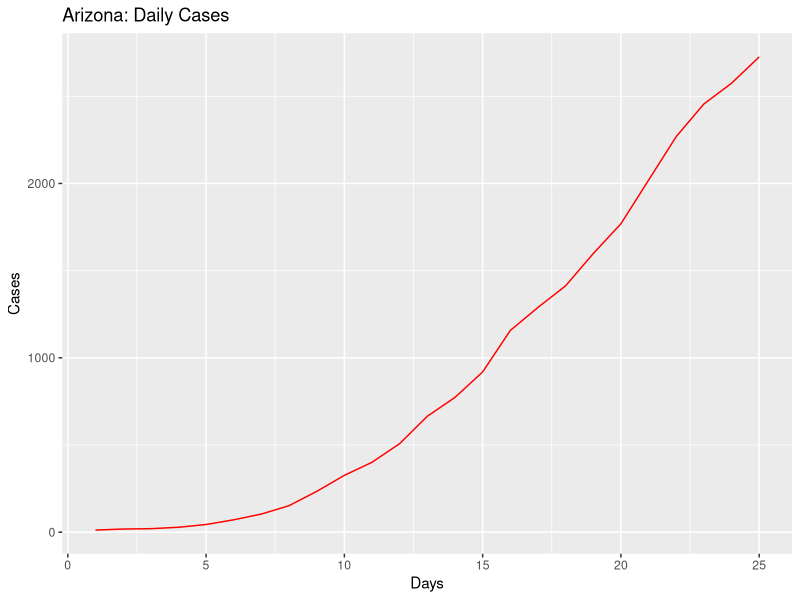
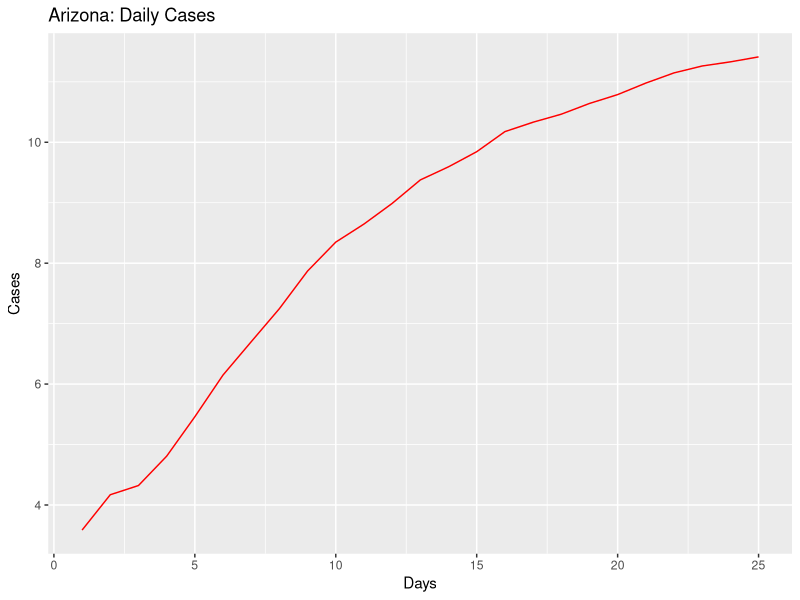
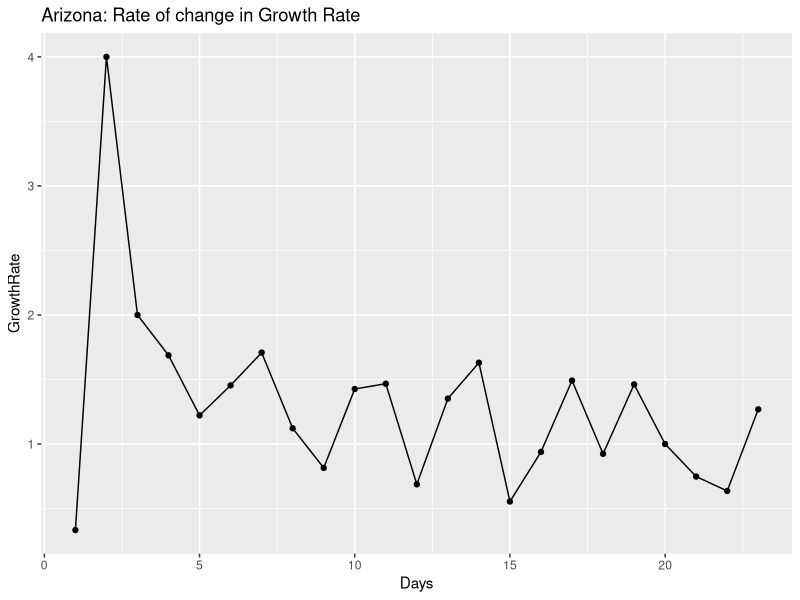
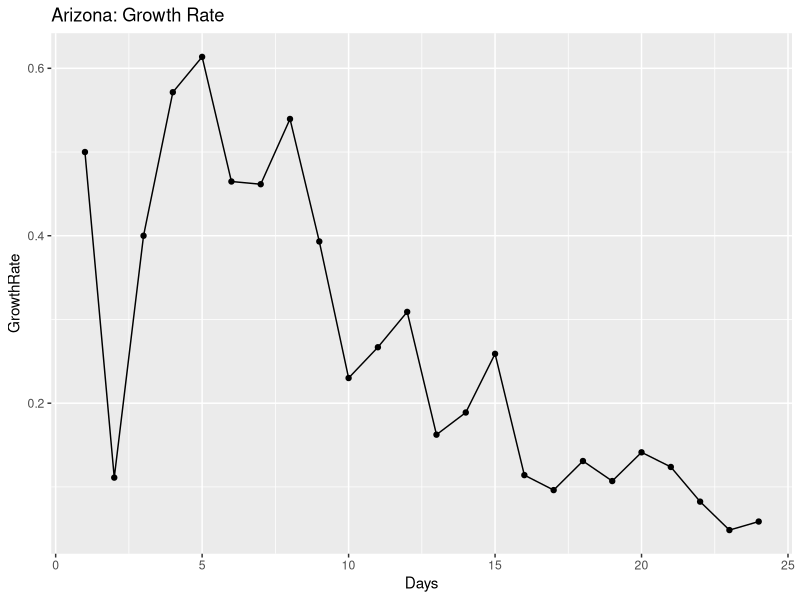
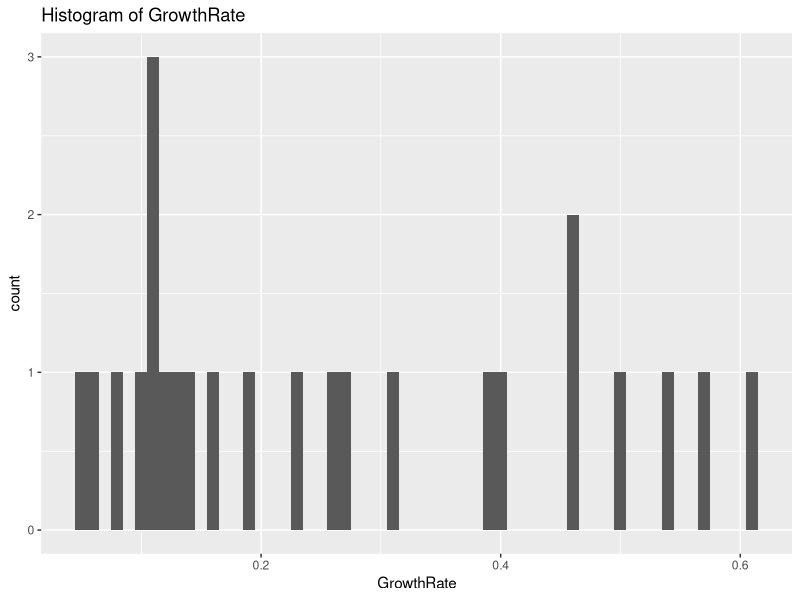
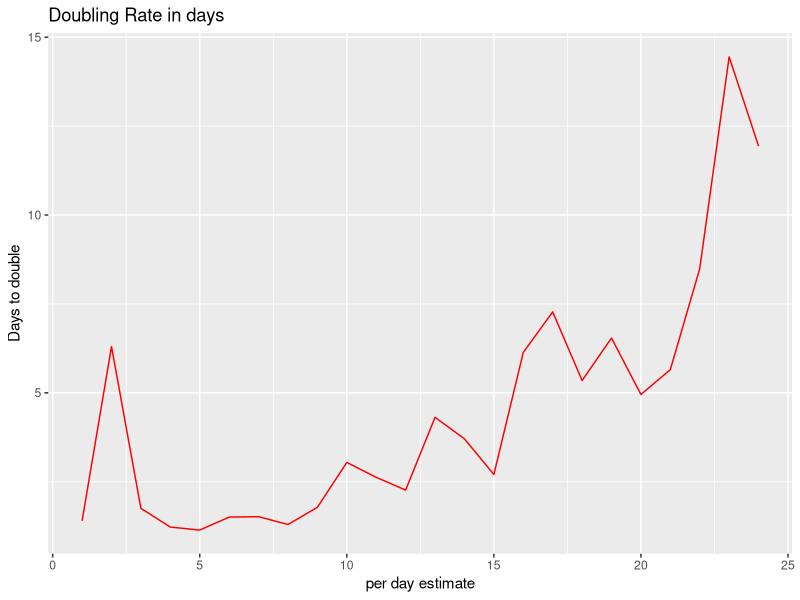
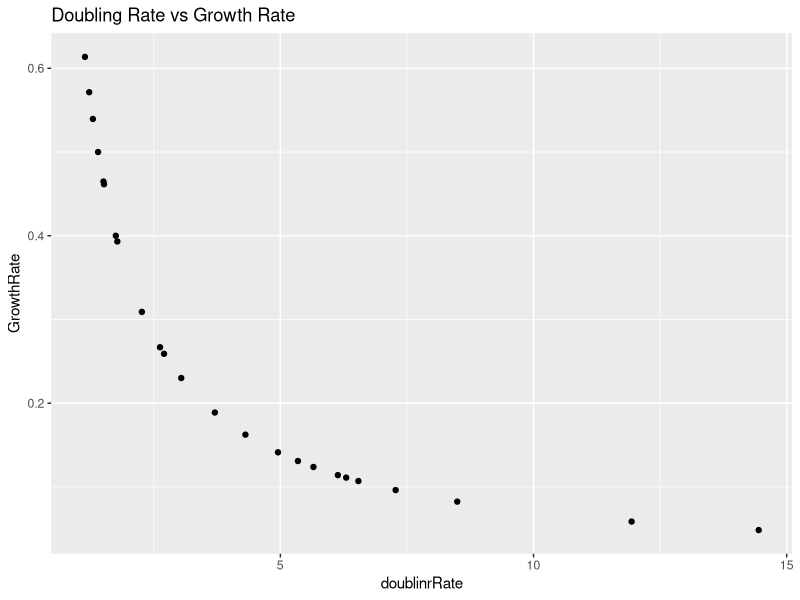
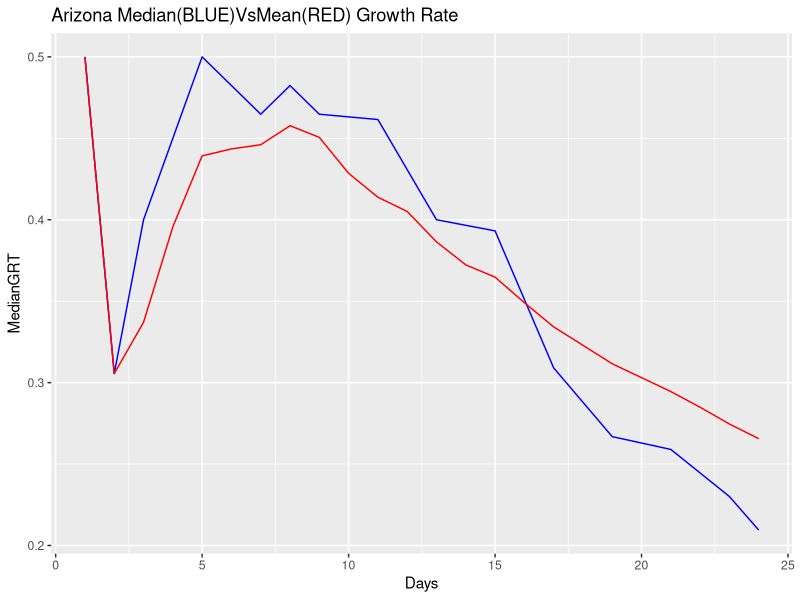

Recreate these plots in R, in order.
## ---- chunk 1
knitr::opts_chunk$set(echo = TRUE)
## ---- chunk 2
library(ggplot2)
library(gridExtra)
library(dplyr)

coronaGrowth <- function(absoluteNumbers){
  growthfactor <- NULL
  absgrowth <- NULL
  for(i in 1:length(absoluteNumbers))
  {
    #print((absoluteNumbers[i]-absoluteNumbers[i+1]/absoluteNumbers[i+1])/absoluteNumbers[i+1])
    growthfactor[i] <- ((absoluteNumbers[i]-absoluteNumbers[i+1]))/(absoluteNumbers[i+1]-absoluteNumbers[i+2])  
    #growthfactor[i] <- ((absoluteNumbers[i]-absoluteNumbers[i+1]))/(absolutenumbers[i])
  }
  
  return (rev(growthfactor))
}

DailyGrowthRate <- function(absoluteNumbers)
{
  growthfactor <- NULL
  absgrowth <- NULL
  for(i in 1:length(absoluteNumbers))
  {
    #print((absoluteNumbers[i]-absoluteNumbers[i+1]/absoluteNumbers[i+1])/absoluteNumbers[i+1])
    growthfactor[i] <- ((absoluteNumbers[i]/absoluteNumbers[i+1]))-1 
    #growthfactor[i] <- ((absoluteNumbers[i]-absoluteNumbers[i+1]))/(absolutenumbers[i])
  }
  
  return (rev(growthfactor))  
}

DoublingRate <- function(absoluteNumbers)
{
  doublingrRate <- NULL
  cumsum <- NULL
  for(i in 1:length(absoluteNumbers))
  {
    
    doublingrRate[i] <- (70/(absoluteNumbers[i]*100))
    
  }
  return ((doublingrRate))  
}

#Calculate the mean and median growth rate:
MeanMediangrowthrate <- function(dataTrend1)
{
  MeanGRTrend <- NULL
  MedianGRTrend <- NULL
  
  for(i in 1:length(dataTrend1$GrowthRate))
  {
    MedianGRTrend[i] <- median(dataTrend1[1:i,"GrowthRate"])
    MeanGRTrend[i] <- mean(dataTrend1[1:i,"GrowthRate"])
  }
  
  dataTrend1$MedianGRT = MedianGRTrend
  dataTrend1$MeanGRT = MeanGRTrend
  
  return(dataTrend1)

}

## ---- chunk 3
#Arizona

absolutenumbers <- c(2726,2575,2456,2269,2019,1769,1598,1413,1289,1157,919,773,665,508,401,326,234,152,104,71,44,28,20,18,12)


#America
#absolutenumbers <- c(101.7*1000,83.8*1000,65.8*1000,53.7*1000,43.8*1000,33.3*1000,25*1000,19*1000,13.7*1000,7.8*1000,6.4*1000,4.6*1000,3.5*1000,2.7*1000)
## ---- chunk 4
growthrate <- na.exclude(coronaGrowth(absolutenumbers))
days <- seq(1:length(growthrate))
dataTrend <- data.frame(GrowthRate = growthrate,Days = days)
print(dataTrend)
p1 <- ggplot(data=dataTrend, aes(x=Days, y=GrowthRate, group=1)) +ggtitle("Arizona: Rate of change in Growth Rate")+
  geom_line()+
  geom_point()

print(dataTrend)
#print(dataTrend1)




growthrate1 <- na.exclude(DailyGrowthRate(absolutenumbers))
doublingrate1 <- na.exclude(DoublingRate(growthrate1))
days1 <- seq(1:length(growthrate1))
dataTrend1 <- data.frame(GrowthRate = growthrate1,Days = days1,doublinrRate = doublingrate1)
print(dataTrend1)
multiplier <- tail(dataTrend1, n = 1)
pred_val <- (head(absolutenumbers, n = 1)*multiplier[,"GrowthRate"])+head(absolutenumbers, n = 1)

p2 <- ggplot(data=dataTrend1, aes(x=Days, y=GrowthRate, group=1)) +ggtitle("Arizona: Growth Rate")+
  geom_line()+
  geom_point()

days <- seq(1:length(absolutenumbers))
growthrate <- append(growthrate, c(1,1),after = 0)
dataOriginal <- data.frame(Cases = rev(absolutenumbers), Days = days)
p3<- ggplot() +geom_line(data=dataOriginal, aes(x=Days, y=Cases,),color = "Red")+labs(title="Arizona: Daily Cases", y="Cases", x="Days")

p3_log<- ggplot() +geom_line(data=dataOriginal, aes(x=Days, y=log2(Cases)),color = "Red")+labs(title="Arizona: Daily Cases", y="Cases", x="Days")+
  #geom_line(data=dataOriginal, aes(x=Days+1, y=Prediction),color = "Blue")
  geom_point()



# Analyze growth rate to get interval of values
summary(dataTrend1$GrowthRate)
dataTrend1%>%select("GrowthRate")%>%summarise(meanGR = mean(GrowthRate), medianGR = median(GrowthRate), sdGR = sd(GrowthRate))
p4 <- ggplot(data = dataTrend1, aes(x = GrowthRate))+ggtitle("Histogram of GrowthRate")+geom_histogram(binwidth = 0.01)


#Analyze the doubling rate
p5<- ggplot() +geom_line(data=dataTrend1, aes(x=Days, y=doublinrRate),color = "Red")+labs(title="Doubling Rate in days", y="Days to double", x ="per day estimate")+
  #geom_line(data=dataOriginal, aes(x=Days+1, y=Prediction),color = "Blue")
  geom_point()

#Scatter plor of Growthrate versus Doubling Rate
p6 <- ggplot()+geom_point(data = dataTrend1, aes(x = doublinrRate, y = GrowthRate))+labs(title = "Doubling Rate vs Growth Rate")

dataTrend1 <- MeanMediangrowthrate(dataTrend1 = dataTrend1)

#Median growth rate trend 
#Median growth rate trend 
p7 <- ggplot()+geom_line(data = dataTrend1, aes(x = Days, y = MedianGRT),color = "Blue")+labs(title = "Arizona Median(BLUE)VsMean(RED) Growth Rate")+geom_line(data=dataTrend1, aes(x=Days , y=MeanGRT),color = "Red")
#Confidence Interval for mean population GrowthRate:
meanGR = mean(dataTrend1$GrowthRate)
sdGR = sd(dataTrend1$GrowthRate)

uppperlimitGR= meanGR+sdGR
lowerlimitGR = meanGR-sdGR

#Predictions based on: Current Growth Rate, MeanGrowth Rate, Upper GrowthRate, Lower GrowthRate
pred_val_Current <- (head(absolutenumbers, n = 1)*multiplier[,"GrowthRate"])+head(absolutenumbers, n = 1)
pred_val_MeanGR <- (head(absolutenumbers, n = 1)*meanGR)+head(absolutenumbers, n = 1)
pred_val_upperGR <- (head(absolutenumbers, n = 1)*uppperlimitGR)+head(absolutenumbers, n = 1)
pred_val_lowerGR <- (head(absolutenumbers, n = 1)*lowerlimitGR)+head(absolutenumbers, n = 1)

print("Current GR:")
print(multiplier[,"GrowthRate"])
print(pred_val_Current)

print("Mean GR:")
print(meanGR)
print(pred_val_MeanGR)

print("Upperlimit GR:")
print(uppperlimitGR)
print(pred_val_upperGR)

print("Lowerlimit GR:")
print(lowerlimitGR)
print(pred_val_lowerGR)

#Doubling rate:-
DRCurrent <- round(70/(meanGR*100),digits = 0)
DRMedian <- round(70/(median(dataTrend1$GrowthRate)*100),digits = 0)
latestDRCurrent <- round(tail(dataTrend1$doublinrRate,n=1),digits = 0)

## ---- chunk 5
#grid.arrange(p3,p3_log,p1,p2,p4,p5,p6,nrow = 4, ncol = 2)
print(p3)
print(p3_log)
print(p1)
print(p2)
print(p4)
print(p5)
print(p6)
print(p7)
## ---- chunk 6
library(ggplot2)
library(gridExtra)
library(dplyr)

coronaGrowth <- function(absoluteNumbers){
  growthfactor <- NULL
  absgrowth <- NULL
  for(i in 1:length(absoluteNumbers))
  {
    #print((absoluteNumbers[i]-absoluteNumbers[i+1]/absoluteNumbers[i+1])/absoluteNumbers[i+1])
    growthfactor[i] <- ((absoluteNumbers[i]-absoluteNumbers[i+1]))/(absoluteNumbers[i+1]-absoluteNumbers[i+2])  
    #growthfactor[i] <- ((absoluteNumbers[i]-absoluteNumbers[i+1]))/(absolutenumbers[i])
  }
  
  return (rev(growthfactor))
}

DailyGrowthRate <- function(absoluteNumbers)
{
  growthfactor <- NULL
  absgrowth <- NULL
  for(i in 1:length(absoluteNumbers))
  {
    #print((absoluteNumbers[i]-absoluteNumbers[i+1]/absoluteNumbers[i+1])/absoluteNumbers[i+1])
    growthfactor[i] <- ((absoluteNumbers[i]/absoluteNumbers[i+1]))-1 
    #growthfactor[i] <- ((absoluteNumbers[i]-absoluteNumbers[i+1]))/(absolutenumbers[i])
  }
  
  return (rev(growthfactor))  
}

DoublingRate <- function(absoluteNumbers)
{
  doublingrRate <- NULL
  cumsum <- NULL
  for(i in 1:length(absoluteNumbers))
  {
    
    doublingrRate[i] <- (70/(absoluteNumbers[i]*100))
    
  }
  return ((doublingrRate))  
}

#Calculate the mean and median growth rate:
MeanMediangrowthrate <- function(dataTrend1)
{
  MeanGRTrend <- NULL
  MedianGRTrend <- NULL
  
  for(i in 1:length(dataTrend1$GrowthRate))
  {
    MedianGRTrend[i] <- median(dataTrend1[1:i,"GrowthRate"])
    MeanGRTrend[i] <- mean(dataTrend1[1:i,"GrowthRate"])
  }
  
  dataTrend1$MedianGRT = MedianGRTrend
  dataTrend1$MeanGRT = MeanGRTrend
  
  return(dataTrend1)

}

## ---- chunk 7
#Arizona
#absolutenumbers <- c(773,665,508,401,326,234,152,104,71,44,28,20,18,12)

#America

absolutenumbers <- c(418.451*1000,386.571*1000,355.834*1000,327.871*1000,300.432*1000,265.506*1000,235.281*1000,205.035*1000,176.518*1000,145.369*1000,133.094*1000,123.578*1000,101.7*1000,83.8*1000,65.8*1000,53.7*1000,43.8*1000,33.3*1000,25*1000,19*1000,13.7*1000,7.8*1000,6.4*1000,4.6*1000,3.5*1000,2.7*1000)

## ---- chunk 8
growthrate <- na.exclude(coronaGrowth(absolutenumbers))
days <- seq(1:length(growthrate))
dataTrend <- data.frame(GrowthRate = growthrate,Days = days)
print(dataTrend)
p1 <- ggplot(data=dataTrend, aes(x=Days, y=GrowthRate, group=1)) +ggtitle("US: Rate of change in Growth Rate")+
  geom_line()+
  geom_point()

print(dataTrend)
#print(dataTrend1)




growthrate1 <- na.exclude(DailyGrowthRate(absolutenumbers))
doublingrate1 <- na.exclude(DoublingRate(growthrate1))
days1 <- seq(1:length(growthrate1))
dataTrend1 <- data.frame(GrowthRate = growthrate1,Days = days1,doublinrRate = doublingrate1)
print(dataTrend1)
multiplier <- tail(dataTrend1, n = 1)
pred_val <- (head(absolutenumbers, n = 1)*multiplier[,"GrowthRate"])+head(absolutenumbers, n = 1)

p2 <- ggplot(data=dataTrend1, aes(x=Days, y=GrowthRate, group=1)) +ggtitle("US: Growth Rate")+
  geom_line()+
  geom_point()

days <- seq(1:length(absolutenumbers))
growthrate <- append(growthrate, c(1,1),after = 0)
dataOriginal <- data.frame(Cases = rev(absolutenumbers), Days = days)
p3<- ggplot() +geom_line(data=dataOriginal, aes(x=Days, y=Cases,),color = "Red")+labs(title="US: Daily Cases", y="Cases", x="Days")

p3_log<- ggplot() +geom_line(data=dataOriginal, aes(x=Days, y=log2(Cases)),color = "Red")+labs(title="US: Daily Cases", y="Cases", x="Days")+
  #geom_line(data=dataOriginal, aes(x=Days+1, y=Prediction),color = "Blue")
  geom_point()



# Analyze growth rate to get interval of values
summary(dataTrend1$GrowthRate)
dataTrend1%>%select("GrowthRate")%>%summarise(meanGR = mean(GrowthRate), medianGR = median(GrowthRate), sdGR = sd(GrowthRate))
p4 <- ggplot(data = dataTrend1, aes(x = GrowthRate))+ggtitle("Histogram of GrowthRate")+geom_histogram(binwidth = 0.01)


#Analyze the doubling rate
p5<- ggplot() +geom_line(data=dataTrend1, aes(x=Days, y=doublinrRate),color = "Red")+labs(title="Doubling Rate in days", y="Days to double", x ="per day estimate")+
  #geom_line(data=dataOriginal, aes(x=Days+1, y=Prediction),color = "Blue")
  geom_point()

#Scatter plor of Growthrate versus Doubling Rate
p6 <- ggplot()+geom_point(data = dataTrend1, aes(x = doublinrRate, y = GrowthRate))+labs(title = "Doubling Rate vs Growth Rate")

dataTrend1 <- MeanMediangrowthrate(dataTrend1 = dataTrend1)


#Median growth rate trend 
#Median growth rate trend 
p7 <- ggplot()+geom_line(data = dataTrend1, aes(x = Days, y = MedianGRT),color = "Blue")+labs(title = "US Median(BLUE)VsMean(RED) Growth Rate")+geom_line(data=dataTrend1, aes(x=Days , y=MeanGRT),color = "Red")

#Confidence Interval for mean population GrowthRate:
meanGR = mean(dataTrend1$GrowthRate)
sdGR = sd(dataTrend1$GrowthRate)

uppperlimitGR= meanGR+sdGR
lowerlimitGR = meanGR-sdGR

#Predictions based on: Current Growth Rate, MeanGrowth Rate, Upper GrowthRate, Lower GrowthRate
pred_val_Current <- (head(absolutenumbers, n = 1)*multiplier[,"GrowthRate"])+head(absolutenumbers, n = 1)
pred_val_MeanGR <- (head(absolutenumbers, n = 1)*meanGR)+head(absolutenumbers, n = 1)
pred_val_upperGR <- (head(absolutenumbers, n = 1)*uppperlimitGR)+head(absolutenumbers, n = 1)
pred_val_lowerGR <- (head(absolutenumbers, n = 1)*lowerlimitGR)+head(absolutenumbers, n = 1)

print("Current GR:")
print(multiplier[,"GrowthRate"])
print(pred_val_Current)

print("Mean GR:")
print(meanGR)
print(pred_val_MeanGR)

print("Upperlimit GR:")
print(uppperlimitGR)
print(pred_val_upperGR)

print("Lowerlimit GR:")
print(lowerlimitGR)
print(pred_val_lowerGR)

#Doubling rate:-
DRCurrent <- round(70/(meanGR*100),digits = 0)
DRMedian <- round(70/(median(dataTrend1$GrowthRate)*100),digits = 0)
latestDRCurrent <- round(tail(dataTrend1$doublinrRate,n=1),digits = 0)

## ---- chunk 9
#grid.arrange(p3,p3_log,p1,p2,p4,p5,p6,nrow = 4, ncol = 2)
print(p3)
print(p3_log)
print(p1)
print(p2)
print(p4)
print(p5)
print(p6)
print(p7)
## ---- chunk 10
library(ggplot2)
library(gridExtra)
library(dplyr)

coronaGrowth <- function(absoluteNumbers){
  growthfactor <- NULL
  absgrowth <- NULL
  for(i in 1:length(absoluteNumbers))
  {
    #print((absoluteNumbers[i]-absoluteNumbers[i+1]/absoluteNumbers[i+1])/absoluteNumbers[i+1])
    growthfactor[i] <- ((absoluteNumbers[i]-absoluteNumbers[i+1]))/(absoluteNumbers[i+1]-absoluteNumbers[i+2])  
    #growthfactor[i] <- ((absoluteNumbers[i]-absoluteNumbers[i+1]))/(absolutenumbers[i])
  }
  
  return (rev(growthfactor))
}

DailyGrowthRate <- function(absoluteNumbers)
{
  growthfactor <- NULL
  absgrowth <- NULL
  for(i in 1:length(absoluteNumbers))
  {
    #print((absoluteNumbers[i]-absoluteNumbers[i+1]/absoluteNumbers[i+1])/absoluteNumbers[i+1])
    growthfactor[i] <- ((absoluteNumbers[i]/absoluteNumbers[i+1]))-1 
    #growthfactor[i] <- ((absoluteNumbers[i]-absoluteNumbers[i+1]))/(absolutenumbers[i])
  }
  
  return (rev(growthfactor))  
}

DoublingRate <- function(absoluteNumbers)
{
  doublingrRate <- NULL
  cumsum <- NULL
  for(i in 1:length(absoluteNumbers))
  {
    
    doublingrRate[i] <- (70/(absoluteNumbers[i]*100))
    
  }
  return ((doublingrRate))  
}

#Calculate the mean and median growth rate:
MeanMediangrowthrate <- function(dataTrend1)
{
  MeanGRTrend <- NULL
  MedianGRTrend <- NULL
  
  for(i in 1:length(dataTrend1$GrowthRate))
  {
    MedianGRTrend[i] <- median(dataTrend1[1:i,"GrowthRate"])
    MeanGRTrend[i] <- mean(dataTrend1[1:i,"GrowthRate"])
  }
  
  dataTrend1$MedianGRT = MedianGRTrend
  dataTrend1$MeanGRT = MeanGRTrend
  
  return(dataTrend1)

}

## ---- chunk 11
#Arizona
#absolutenumbers <- c(773,665,508,401,326,234,152,104,71,44,28,20,18,12)

#America
absolutenumbers <- c(5749,5311,4778,3588,3082,2567,2341,1637,1397,1251,1071,1024,987,887,727,657,536,499,396,332,249,194,169,143,129,114,100,82,74,62,62,47,40,34,31,30,29,7,6,3,3,3,3,3,3,3,3,3,3,3,3,3,3,3)

## ---- chunk 12
growthrate <- na.exclude(coronaGrowth(absolutenumbers))
days <- seq(1:length(growthrate))
dataTrend <- data.frame(GrowthRate = growthrate,Days = days)
print(dataTrend)
p1 <- ggplot(data=dataTrend, aes(x=Days, y=GrowthRate, group=1)) +ggtitle("US: Rate of change in Growth Rate")+
  geom_line()+
  geom_point()

print(dataTrend)
#print(dataTrend1)




growthrate1 <- na.exclude(DailyGrowthRate(absolutenumbers))
doublingrate1 <- na.exclude(DoublingRate(growthrate1))
days1 <- seq(1:length(growthrate1))
dataTrend1 <- data.frame(GrowthRate = growthrate1,Days = days1,doublinrRate = doublingrate1)
print(dataTrend1)
multiplier <- tail(dataTrend1, n = 1)
pred_val <- (head(absolutenumbers, n = 1)*multiplier[,"GrowthRate"])+head(absolutenumbers, n = 1)

p2 <- ggplot(data=dataTrend1, aes(x=Days, y=GrowthRate, group=1)) +ggtitle("India: Growth Rate")+
  geom_line()+
  geom_point()

days <- seq(1:length(absolutenumbers))
growthrate <- append(growthrate, c(1,1),after = 0)
dataOriginal <- data.frame(Cases = rev(absolutenumbers), Days = days)
p3<- ggplot() +geom_line(data=dataOriginal, aes(x=Days, y=Cases,),color = "Red")+labs(title="India: Daily Cases", y="Cases", x="Days")

p3_log<- ggplot() +geom_line(data=dataOriginal, aes(x=Days, y=log2(Cases)),color = "Red")+labs(title="India: Daily Cases", y="Cases", x="Days")+
  #geom_line(data=dataOriginal, aes(x=Days+1, y=Prediction),color = "Blue")
  geom_point()



# Analyze growth rate to get interval of values
summary(dataTrend1$GrowthRate)
dataTrend1%>%select("GrowthRate")%>%summarise(meanGR = mean(GrowthRate), medianGR = median(GrowthRate), sdGR = sd(GrowthRate))
p4 <- ggplot(data = dataTrend1, aes(x = GrowthRate))+ggtitle("Histogram of GrowthRate")+geom_histogram(binwidth = 0.01)


#Analyze the doubling rate
p5<- ggplot() +geom_line(data=dataTrend1, aes(x=Days, y=doublinrRate),color = "Red")+labs(title="Doubling Rate in days", y="Days to double", x ="per day estimate")+
  #geom_line(data=dataOriginal, aes(x=Days+1, y=Prediction),color = "Blue")
  geom_point()

#Scatter plor of Growthrate versus Doubling Rate
p6 <- ggplot()+geom_point(data = dataTrend1, aes(x = doublinrRate, y = GrowthRate))+labs(title = "Doubling Rate vs Growth Rate")

dataTrend1 <- MeanMediangrowthrate(dataTrend1 = dataTrend1)


#Median growth rate trend 
p7 <- ggplot()+geom_line(data = dataTrend1, aes(x = Days, y = MedianGRT),color = "Blue")+labs(title = "India Median(BLUE)VsMean(RED) Growth Rate")+geom_line(data=dataTrend1, aes(x=Days , y=MeanGRT),color = "Red")



#Confidence Interval for mean population GrowthRate:
meanGR = mean(dataTrend1$GrowthRate)
sdGR = sd(dataTrend1$GrowthRate)

uppperlimitGR= meanGR+sdGR
lowerlimitGR = meanGR-sdGR

#Predictions based on: Current Growth Rate, MeanGrowth Rate, Upper GrowthRate, Lower GrowthRate
pred_val_Current <- (head(absolutenumbers, n = 1)*multiplier[,"GrowthRate"])+head(absolutenumbers, n = 1)
pred_val_MeanGR <- (head(absolutenumbers, n = 1)*meanGR)+head(absolutenumbers, n = 1)
pred_val_upperGR <- (head(absolutenumbers, n = 1)*uppperlimitGR)+head(absolutenumbers, n = 1)
pred_val_lowerGR <- (head(absolutenumbers, n = 1)*lowerlimitGR)+head(absolutenumbers, n = 1)

print("Current GR:")
print(multiplier[,"GrowthRate"])
print(pred_val_Current)

print("Mean GR:")
print(meanGR)
print(pred_val_MeanGR)

print("Upperlimit GR:")
print(uppperlimitGR)
print(pred_val_upperGR)

print("Lowerlimit GR:")
print(lowerlimitGR)
print(pred_val_lowerGR)

#Doubling rate:-
DRCurrent <- round(70/(meanGR*100),digits = 0)
DRMedian <- round(70/(median(dataTrend1$GrowthRate)*100),digits = 0)
latestDRCurrent <- round(tail(dataTrend1$doublinrRate,n=1),digits = 0)

## ---- chunk 13
#grid.arrange(p3,p3_log,p1,p2,p4,p5,p6,nrow = 4, ncol = 2)
print(p3)
print(p3_log)
print(p1)
print(p2)
print(p4)
print(p5)
print(p6)
print(p7)
